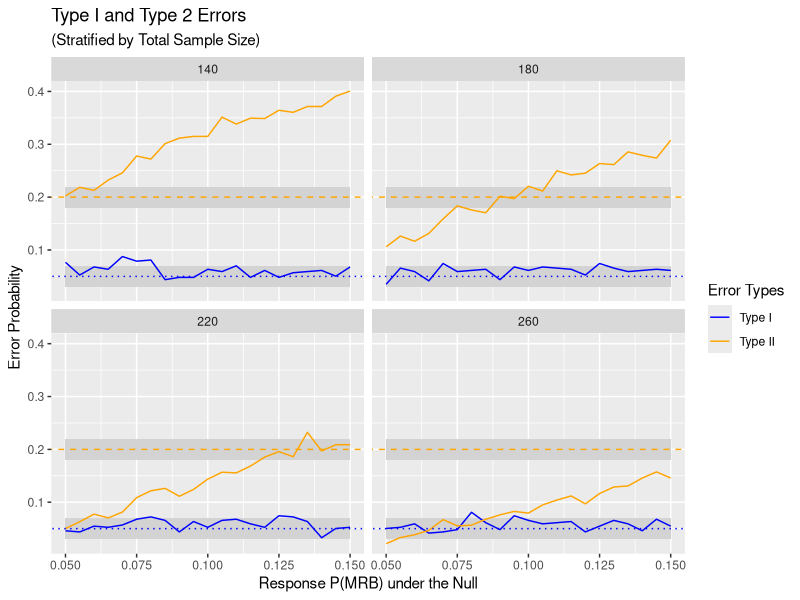
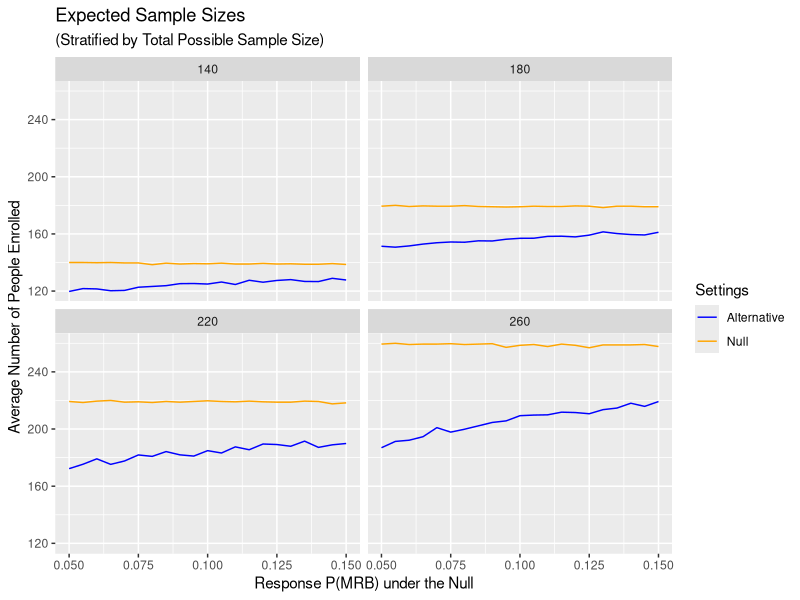

These charts were generated, in order, by the following R code:
##### Game Plan ####
# Decide deltas/hypothesis situations to test
# This will allow us to decide correct n
# determine ideal number of simulations
# run simulations
# win.

# ---- Determining S ------
m = 0.02
S.power = (1.96/m)^2 *.8*(1-.8); S.power
S.alpha = (1.96/m)^2 *.95*(1-.95); S.alpha
# implies we need at least 6147 montecarlo runs for power, and 1825 for alpha

# remains to be done: solve for the true margin of error for alpha!!!



trial.sim = function(p.t, p.c, n, S, simulationSettingName= NA, 
                     boundary1 = 0.005, boundary2 = 0.048){
  # p.t is proportion of successes we see on treatment
  # p.c is proportion of successes we see on control.
  # n is the number in each arm (assuming equal arms)
  # S is the number of monte carlo replicates.
  # simulationSetting name is a string that allows us to save the result of the simulation
  results = matrix(NA, nrow= S, ncol = 11)
  colnames(results) = c("replicate", "p.11", "p.12", "Z.1","T.1",
                        "p.21", "p.22","Z.2", "T.2", "reject", "overall.n")
  for(r in 1:S){
    # interim analysis
    #get number of success for the controls
    p.11 = sum(rbinom(n/2, 1, prob = p.c))
    #get number of success for the treatment
    p.12 = sum(rbinom(n/2, 1, prob = p.t))
    
    while(p.11 ==0 & p.12 == 0){
      p.11 = sum(rbinom(n/2, 1, prob = p.c))
      #get number of success for the treatment
      p.12 = sum(rbinom(n/2, 1, prob = p.t))
    }
    # neum = asin(sqrt(p.11/(n/2)))-asin(sqrt(p.12/(n/2)))
    # denom = sqrt(1/(4* n/2)+ 1/(4*n/2))
    # 
    #  Z.1 = abs(neum/denom)
    # #need to perform a two-sided test.
    # pval1 = 2*(1-pnorm(Z.1))
    
    phat1 = p.11/(n/2)
    phat2 = p.12/(n/2)
    
    Z.1 = (phat1 - phat2)/
      sqrt(phat1* (1-phat1)/(n/2) + phat2* (1-phat2)/(n/2))
      
  
    pval1= 2* ( 1- pnorm(abs(Z.1)))
    T.1 = ifelse(pval1< boundary1, 1, 0 )
    # problem with the T.1 being NA right now.
    # using the O'Brien-Fleming boundary
    # 1 for rejecting the null, 0 for failing to reject the null.
    if(T.1 == 0){
      # if we fail to reject the null during the interim analysis:
      p.21 = p.11 + sum(rbinom(n/2, 1, prob = p.c))
      p.22 = p.12 + sum(rbinom(n/2, 1, prob = p.t))
      
      overall.n = 2*n
      
      # neum = asin(sqrt(p.21/n))-asin(sqrt(p.22/n))
      # denom =sqrt(1/(4* n)+ 1/(4*n))
      # 
      # Z.2 = abs(neum/denom)
      # #need to perform a two-sided test.
      
      phat1 = p.21/(n)
      phat2 = p.22/(n)
      
      Z.2 = (phat1 - phat2)/
        sqrt(phat1* (1-phat1)/(n) + phat2* (1-phat2)/(n))
      
      
      pval2= 2* ( 1- pnorm(abs(Z.2)))
      T.2 = ifelse(pval2< boundary2, 1, 0 )
      
      # pval2 = 2*(1-pnorm(Z.2))
      # 
      # T.2 = ifelse(pval2< boundary2, 1, 0 )
      # 
      # T.2 = ifelse(prop.test(x = c(p.21, p.22), n = c(n/2, n/2))$p.value<boundary2,
      #              1, 0)
    }else{
      #rejected the null, found a difference in the interim analysis:
      p.21 = 0
      p.22 = 0
      overall.n = n
      Z.2 = 0
      T.2 = 0
    }
    
    results[r, ] = c(r, p.11, p.12, Z.1, T.1, p.21, p.22, Z.2, T.2, T.1+T.2, overall.n)  
  }
  if(!is.na(simulationSettingName)){
    write.csv(paste0(simulationSettingName, ".csv"))
  }
  return(results)
}




######## Setting 1 #########
#p1 = 0, p2 = .15, sig.level = 0.05, power = 0.80


######## Setting 2 #########
#p1 = .05, p2 = .20, sig.level = 0.05, power = 0.80
power.prop.test(n= NULL, p1 = 0.05, p2 = 0.2,
                sig.level = 0.05, power= 0.80,
                alternative = "two.sided")
# initial n is 76 in each group, 152 total.
# this 38 in each group at the interim, 76 total

set.seed(16)

test2 = ( trial.sim(p.t = 0.2, p.c = 0.05, n = 76, S = ceiling(S.power), 
                    boundary1 = 0.005, boundary2 = 0.048 ))
colMeans(test2[, c("reject", "overall.n")])
#140

set.seed(16); null2 = ( trial.sim(p.t = 0.05, p.c = 0.05, n = 76, S = ceiling(S.alpha), 
                    boundary1 = 0.005, boundary2 = 0.048))
colMeans(null2[, c("reject", "overall.n")])



######## Setting 3 #########

#p1 = .1, p2 = .25, sig.level = 0.05, power = 0.80
power.prop.test(n= NULL, p1 = 0.1, p2 = 0.25,
                sig.level = 0.05, power= 0.80,
                alternative = "two.sided")
# initial n is 100 in each group, 200 total.
# this 50 in each group at the interim, 100 total

set.seed(16); test3 = ( trial.sim(p.t = 0.25, p.c = 0.1, n = 122, S = ceiling(S.power), 
                    boundary1 = 0.005, boundary2 = 0.048 ))
colMeans(test3[, c("reject", "overall.n")])

set.seed(16); null3 = ( trial.sim(p.t = 0.1, p.c = 0.1, n = 122, S = ceiling(S.alpha), 
                                  boundary1 = 0.005, boundary2 = 0.048 ))
colMeans(null3[, c("reject", "overall.n")])



######## Setting 4 #########
#p1 = .15, p2 = .3, sig.level = 0.05, power = 0.80
power.prop.test(n= NULL, p1 = 0.15, p2 = 0.3,
                sig.level = 0.05, power= 0.80,
                alternative = "two.sided")
# initial n is 120 in each group, 240 total.
# this 60 in each group at the interim, 120 total
set.seed(16); test4 = ( trial.sim(p.t = 0.3, p.c = 0.15, n = 120, S = ceiling(S.power), 
                    boundary1 = 0.005, boundary2 = 0.048 ))
colMeans(test4[, c("reject", "overall.n")])


set.seed(16); null4 = ( trial.sim(p.t = 0.3, p.c = 0.3, n = 126, S = ceiling(S.alpha), 
                                  boundary1 = 0.005, boundary2 = 0.048 ))
colMeans(null4[, c("reject", "overall.n")])





######### In conclusion ########
# want to creat a graph that has the various powers and alpha levels
# also varying n 

pcDat = seq(from = 0.05, to = 0.15, by = 0.005)

nChoices = seq(from = 70, to = 140, by = 20); nChoices


finalDataFrame = as.data.frame(matrix(ncol = 6, nrow = length(pcDat)*length(nChoices)))
colnames(finalDataFrame) = c("propNull","expectedSampleAlt","expectedSampleNull", 
                             "typeIError", "power", "trialSize")

iter = 1
set.seed(16)
for (j in 1:length(nChoices)){
  nSize = nChoices[j]
  for(i in 1:length(pcDat)){
    phat = pcDat[i]
    
    alt = trial.sim(p.t = phat+0.15, p.c = phat, n = nSize, S = ceiling(S.power), 
                    boundary1 = 0.01, boundary2 = 0.05 )
    finalDataFrame[iter, c("power", "expectedSampleAlt", "trialSize")]=  
      c(colMeans(alt[, c("reject", "overall.n")]), 2*nSize)
    
    pointNull = trial.sim(p.t = phat, p.c = phat, n = nSize, S = ceiling(S.alpha), 
                          boundary1 = 0.01, boundary2 = 0.05)
    finalDataFrame[iter, c("propNull", "typeIError", "expectedSampleNull")] = 
      c(phat, colMeans(pointNull[,c("reject", "overall.n")]))
    iter = iter+1
  }
}



# 
# 
library(ggplot2)
colors <- c("Type I" = "blue", "Type II" = "orange")

ggplot(data = finalDataFrame, aes(x = propNull))+
  geom_ribbon(aes(ymin = 0.2-m,  ymax = 0.2+m), fill = "lightgrey")+
  geom_abline(intercept = 0.2, slope = 0, color = "orange", linetype = 2) +
  geom_ribbon(aes(ymin = 0.05-m,  ymax = 0.05+m), fill = "lightgrey")+
  geom_line(aes(y = typeIError, color = "Type I"))+
  geom_line(aes(y = 1-power, color = "Type II"))+
  geom_abline(intercept = 0.05, slope = 0, color = "blue", linetype = 3) +
  labs(x = "Response P(MRB) under the Null",
       y = "Error Probability",
       color = "Error Types",
       title = "Type I and Type 2 Errors",
       subtitle = "(Stratified by Total Sample Size)")+
  scale_color_manual(values = colors)+
  facet_wrap(~trialSize)

#ggsave("Errors.png")


colors2 = c("Alternative" = "blue", "Null" = "orange")
ggplot(data = finalDataFrame, aes(x = propNull))+
  geom_line(aes(y = expectedSampleAlt, color = "Alternative"))+
  geom_line(aes(y = expectedSampleNull, color = "Null"))+
  labs(x = "Response P(MRB) under the Null",
       y = "Average Number of People Enrolled",
       color = "Settings",
       title = "Expected Sample Sizes",
       subtitle = "(Stratified by Total Possible Sample Size)")+
  scale_color_manual(values = colors2)+
  facet_wrap(~trialSize)

# ggsave("Expected.sample.sizes.png")
